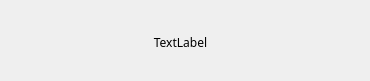
<?xml version="1.0" encoding="UTF-8"?>
<ui version="4.0">
 <class>Dialog</class>
 <widget class="QDialog" name="Dialog">
  <property name="geometry">
   <rect>
    <x>0</x>
    <y>0</y>
    <width>370</width>
    <height>81</height>
   </rect>
  </property>
  <property name="windowTitle">
   <string>Warning</string>
  </property>
  <widget class="QLabel" name="label">
   <property name="geometry">
    <rect>
     <x>60</x>
     <y>30</y>
     <width>241</width>
     <height>25</height>
    </rect>
   </property>
   <property name="font">
    <font>
     <family>微软雅黑</family>
     <pointsize>9</pointsize>
    </font>
   </property>
   <property name="layoutDirection">
    <enum>Qt::LeftToRight</enum>
   </property>
   <property name="text">
    <string>TextLabel</string>
   </property>
   <property name="alignment">
    <set>Qt::AlignCenter</set>
   </property>
  </widget>
 </widget>
 <resources/>
 <connections/>
</ui>
